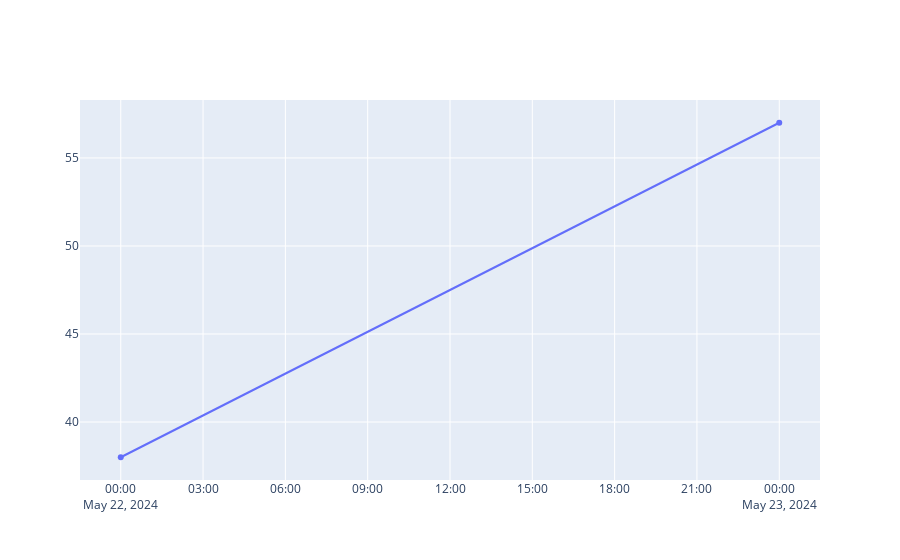
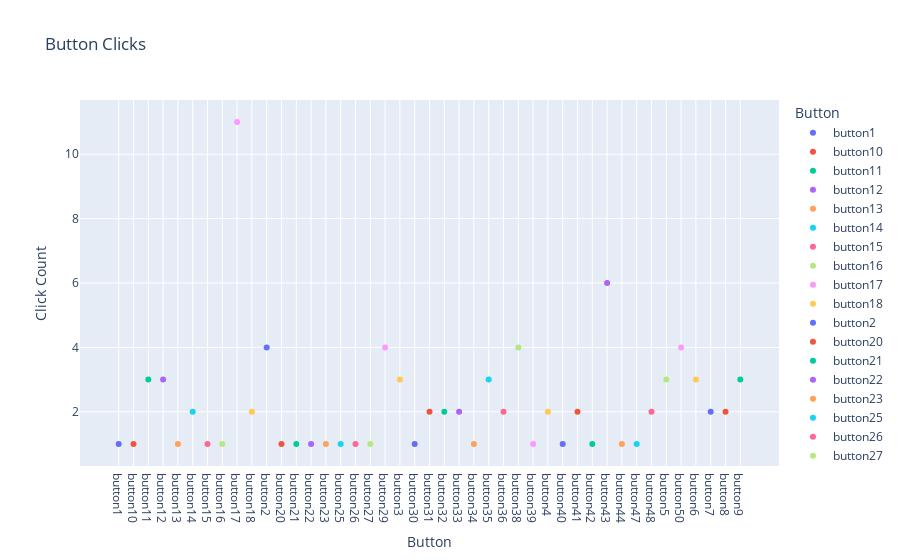

The code cell stored with these charts, in order, in its notebook:
### Code cell
import json
import pandas as pd
import seaborn as sns
import matplotlib.pyplot as plt
import plotly.express as px
import plotly.graph_objects as go

with open(r"C:\Users\jugal\OneDrive\Desktop\Click_Trackers\click_data.json", 'r') as f:
    click_data = [json.loads(line) for line in f]

df = pd.DataFrame(click_data)

df['timestamp'] = pd.to_datetime(df['timestamp'])

df['date'] = df['timestamp'].dt.date

daily_clicks = df.groupby('date').size().reset_index(name='click_count')

fig1 = go.Figure()
fig1.add_trace(go.Scatter(x=daily_clicks['date'], y=daily_clicks['click_count'], mode='lines+markers', name='Click Count'))

fig1.show()

button_clicks = df.groupby('elementId').size().reset_index(name='click_count')

fig2 = px.scatter(button_clicks, x='elementId', y='click_count', color='elementId', 
                  color_discrete_sequence=px.colors.qualitative.Plotly, title='Button Clicks',
                  labels={'elementId': 'Button', 'click_count': 'Click Count'})

fig2.show()

if 'elementId' in df.columns:
    df['button_num'] = df['elementId'].str.extract('(\d+)').astype(int)
    
    heatmap_data = df['button_num'].value_counts().sort_index().reindex(range(1, 51), fill_value=0)
    heatmap_data = heatmap_data.values.reshape(5, 10)

    plt.figure(figsize=(14, 7))  
    sns.heatmap(heatmap_data, annot=False, fmt='d', cmap='viridis', cbar=False)
    
    for i in range(5):
        for j in range(10):
            button_number = i * 10 + j + 1
            click_count = heatmap_data[i, j]
            plt.text(j + 0.5, i + 0.2, str(click_count),
                     ha='center', va='center', color='white', fontsize=10)
            plt.text(j + 0.5, i + 0.8, str(button_number),
                     ha='center', va='center', color='white', fontsize=10)
    
    plt.title('Heatmap of Button Clicks')
    plt.xlabel('Column')
    plt.ylabel('Row')
    plt.show()
else:
    print("Position data not available for heatmap.")

### Figure 1 — Plotly figure (JSON) as saved in the notebook; plotly's stock layout.template omitted (floating-point values rounded to 4 significant figures)
{"data": [{"mode": "lines+markers", "name": "Click Count", "type": "scatter", "x": ["2024-05-22", "2024-05-23"], "y": [38, 57]}], "layout": {"autosize": true, "xaxis": {"autorange": true, "range": ["2024-05-21 22:32:52.0399", "2024-05-23 01:27:07.9601"], "type": "date"}, "yaxis": {"autorange": true, "range": [36.43, 58.57], "type": "linear"}}}

### Figure 2 — Plotly figure (JSON) as saved in the notebook; plotly's stock layout.template omitted (floating-point values rounded to 4 significant figures)
{"data": [{"hovertemplate": "Button=%{x}<br>Click Count=%{y}<extra></extra>", "legendgroup": "button1", "marker": {"color": "#636EFA", "symbol": "circle"}, "mode": "markers", "name": "button1", "orientation": "v", "showlegend": true, "type": "scatter", "x": ["button1"], "xaxis": "x", "y": [1], "yaxis": "y"}, {"hovertemplate": "Button=%{x}<br>Click Count=%{y}<extra></extra>", "legendgroup": "button10", "marker": {"color": "#EF553B", "symbol": "circle"}, "mode": "markers", "name": "button10", "orientation": "v", "showlegend": true, "type": "scatter", "x": ["button10"], "xaxis": "x", "y": [1], "yaxis": "y"}, {"hovertemplate": "Button=%{x}<br>Click Count=%{y}<extra></extra>", "legendgroup": "button11", "marker": {"color": "#00CC96", "symbol": "circle"}, "mode": "markers", "name": "button11", "orientation": "v", "showlegend": true, "type": "scatter", "x": ["button11"], "xaxis": "x", "y": [3], "yaxis": "y"}, {"hovertemplate": "Button=%{x}<br>Click Count=%{y}<extra></extra>", "legendgroup": "button12", "marker": {"color": "#AB63FA", "symbol": "circle"}, "mode": "markers", "name": "button12", "orientation": "v", "showlegend": true, "type": "scatter", "x": ["button12"], "xaxis": "x", "y": [3], "yaxis": "y"}, {"hovertemplate": "Button=%{x}<br>Click Count=%{y}<extra></extra>", "legendgroup": "button13", "marker": {"color": "#FFA15A", "symbol": "circle"}, "mode": "markers", "name": "button13", "orientation": "v", "showlegend": true, "type": "scatter", "x": ["button13"], "xaxis": "x", "y": [1], "yaxis": "y"}, {"hovertemplate": "Button=%{x}<br>Click Count=%{y}<extra></extra>", "legendgroup": "button14", "marker": {"color": "#19D3F3", "symbol": "circle"}, "mode": "markers", "name": "button14", "orientation": "v", "showlegend": true, "type": "scatter", "x": ["button14"], "xaxis": "x", "y": [2], "yaxis": "y"}, {"hovertemplate": "Button=%{x}<br>Click Count=%{y}<extra></extra>", "legendgroup": "button15", "marker": {"color": "#FF6692", "symbol": "circle"}, "mode": "markers", "name": "button15", "orientation": "v", "showlegend": true, "type": "scatter", "x": ["button15"], "xaxis": "x", "y": [1], "yaxis": "y"}, {"hovertemplate": "Button=%{x}<br>Click Count=%{y}<extra></extra>", "legendgroup": "button16", "marker": {"color": "#B6E880", "symbol": "circle"}, "mode": "markers", "name": "button16", "orientation": "v", "showlegend": true, "type": "scatter", "x": ["button16"], "xaxis": "x", "y": [1], "yaxis": "y"}, {"hovertemplate": "Button=%{x}<br>Click Count=%{y}<extra></extra>", "legendgroup": "button17", "marker": {"color": "#FF97FF", "symbol": "circle"}, "mode": "markers", "name": "button17", "orientation": "v", "showlegend": true, "type": "scatter", "x": ["button17"], "xaxis": "x", "y": [11], "yaxis": "y"}, {"hovertemplate": "Button=%{x}<br>Click Count=%{y}<extra></extra>", "legendgroup": "button18", "marker": {"color": "#FECB52", "symbol": "circle"}, "mode": "markers", "name": "button18", "orientation": "v", "showlegend": true, "type": "scatter", "x": ["button18"], "xaxis": "x", "y": [2], "yaxis": "y"}, {"hovertemplate": "Button=%{x}<br>Click Count=%{y}<extra></extra>", "legendgroup": "button2", "marker": {"color": "#636EFA", "symbol": "circle"}, "mode": "markers", "name": "button2", "orientation": "v", "showlegend": true, "type": "scatter", "x": ["button2"], "xaxis": "x", "y": [4], "yaxis": "y"}, {"hovertemplate": "Button=%{x}<br>Click Count=%{y}<extra></extra>", "legendgroup": "button20", "marker": {"color": "#EF553B", "symbol": "circle"}, "mode": "markers", "name": "button20", "orientation": "v", "showlegend": true, "type": "scatter", "x": ["button20"], "xaxis": "x", "y": [1], "yaxis": "y"}, {"hovertemplate": "Button=%{x}<br>Click Count=%{y}<extra></extra>", "legendgroup": "button21", "marker": {"color": "#00CC96", "symbol": "circle"}, "mode": "markers", "name": "button21", "orientation": "v", "showlegend": true, "type": "scatter", "x": ["button21"], "xaxis": "x", "y": [1], "yaxis": "y"}, {"hovertemplate": "Button=%{x}<br>Click Count=%{y}<extra></extra>", "legendgroup": "button22", "marker": {"color": "#AB63FA", "symbol": "circle"}, "mode": "markers", "name": "button22", "orientation": "v", "showlegend": true, "type": "scatter", "x": ["button22"], "xaxis": "x", "y": [1], "yaxis": "y"}, {"hovertemplate": "Button=%{x}<br>Click Count=%{y}<extra></extra>", "legendgroup": "button23", "marker": {"color": "#FFA15A", "symbol": "circle"}, "mode": "markers", "name": "button23", "orientation": "v", "showlegend": true, "type": "scatter", "x": ["button23"], "xaxis": "x", "y": [1], "yaxis": "y"}, {"hovertemplate": "Button=%{x}<br>Click Count=%{y}<extra></extra>", "legendgroup": "button25", "marker": {"color": "#19D3F3", "symbol": "circle"}, "mode": "markers", "name": "button25", "orientation": "v", "showlegend": true, "type": "scatter", "x": ["button25"], "xaxis": "x", "y": [1], "yaxis": "y"}, {"hovertemplate": "Button=%{x}<br>Click Count=%{y}<extra></extra>", "legendgroup": "button26", "marker": {"color": "#FF6692", "symbol": "circle"}, "mode": "markers", "name": "button26", "orientation": "v", "showlegend": true, "type": "scatter", "x": ["button26"], "xaxis": "x", "y": [1], "yaxis": "y"}, {"hovertemplate": "Button=%{x}<br>Click Count=%{y}<extra></extra>", "legendgroup": "button27", "marker": {"color": "#B6E880", "symbol": "circle"}, "mode": "markers", "name": "button27", "orientation": "v", "showlegend": true, "type": "scatter", "x": ["button27"], "xaxis": "x", "y": [1], "yaxis": "y"}, {"hovertemplate": "Button=%{x}<br>Click Count=%{y}<extra></extra>", "legendgroup": "button29", "marker": {"color": "#FF97FF", "symbol": "circle"}, "mode": "markers", "name": "button29", "orientation": "v", "showlegend": true, "type": "scatter", "x": ["button29"], "xaxis": "x", "y": [4], "yaxis": "y"}, {"hovertemplate": "Button=%{x}<br>Click Count=%{y}<extra></extra>", "legendgroup": "button3", "marker": {"color": "#FECB52", "symbol": "circle"}, "mode": "markers", "name": "button3", "orientation": "v", "showlegend": true, "type": "scatter", "x": ["button3"], "xaxis": "x", "y": [3], "yaxis": "y"}, {"hovertemplate": "Button=%{x}<br>Click Count=%{y}<extra></extra>", "legendgroup": "button30", "marker": {"color": "#636EFA", "symbol": "circle"}, "mode": "markers", "name": "button30", "orientation": "v", "showlegend": true, "type": "scatter", "x": ["button30"], "xaxis": "x", "y": [1], "yaxis": "y"}, {"hovertemplate": "Button=%{x}<br>Click Count=%{y}<extra></extra>", "legendgroup": "button31", "marker": {"color": "#EF553B", "symbol": "circle"}, "mode": "markers", "name": "button31", "orientation": "v", "showlegend": true, "type": "scatter", "x": ["button31"], "xaxis": "x", "y": [2], "yaxis": "y"}, {"hovertemplate": "Button=%{x}<br>Click Count=%{y}<extra></extra>", "legendgroup": "button32", "marker": {"color": "#00CC96", "symbol": "circle"}, "mode": "markers", "name": "button32", "orientation": "v", "showlegend": true, "type": "scatter", "x": ["button32"], "xaxis": "x", "y": [2], "yaxis": "y"}, {"hovertemplate": "Button=%{x}<br>Click Count=%{y}<extra></extra>", "legendgroup": "button33", "marker": {"color": "#AB63FA", "symbol": "circle"}, "mode": "markers", "name": "button33", "orientation": "v", "showlegend": true, "type": "scatter", "x": ["button33"], "xaxis": "x", "y": [2], "yaxis": "y"}, {"hovertemplate": "Button=%{x}<br>Click Count=%{y}<extra></extra>", "legendgroup": "button34", "marker": {"color": "#FFA15A", "symbol": "circle"}, "mode": "markers", "name": "button34", "orientation": "v", "showlegend": true, "type": "scatter", "x": ["button34"], "xaxis": "x", "y": [1], "yaxis": "y"}, {"hovertemplate": "Button=%{x}<br>Click Count=%{y}<extra></extra>", "legendgroup": "button35", "marker": {"color": "#19D3F3", "symbol": "circle"}, "mode": "markers", "name": "button35", "orientation": "v", "showlegend": true, "type": "scatter", "x": ["button35"], "xaxis": "x", "y": [3], "yaxis": "y"}, {"hovertemplate": "Button=%{x}<br>Click Count=%{y}<extra></extra>", "legendgroup": "button36", "marker": {"color": "#FF6692", "symbol": "circle"}, "mode": "markers", "name": "button36", "orientation": "v", "showlegend": true, "type": "scatter", "x": ["button36"], "xaxis": "x", "y": [2], "yaxis": "y"}, {"hovertemplate": "Button=%{x}<br>Click Count=%{y}<extra></extra>", "legendgroup": "button38", "marker": {"color": "#B6E880", "symbol": "circle"}, "mode": "markers", "name": "button38", "orientation": "v", "showlegend": true, "type": "scatter", "x": ["button38"], "xaxis": "x", "y": [4], "yaxis": "y"}, {"hovertemplate": "Button=%{x}<br>Click Count=%{y}<extra></extra>", "legendgroup": "button39", "marker": {"color": "#FF97FF", "symbol": "circle"}, "mode": "markers", "name": "button39", "orientation": "v", "showlegend": true, "type": "scatter", "x": ["button39"], "xaxis": "x", "y": [1], "yaxis": "y"}, {"hovertemplate": "Button=%{x}<br>Click Count=%{y}<extra></extra>", "legendgroup": "button4", "marker": {"color": "#FECB52", "symbol": "circle"}, "mode": "markers", "name": "button4", "orientation": "v", "showlegend": true, "type": "scatter", "x": ["button4"], "xaxis": "x", "y": [2], "yaxis": "y"}, {"hovertemplate": "Button=%{x}<br>Click Count=%{y}<extra></extra>", "legendgroup": "button40", "marker": {"color": "#636EFA", "symbol": "circle"}, "mode": "markers", "name": "button40", "orientation": "v", "showlegend": true, "type": "scatter", "x": ["button40"], "xaxis": "x", "y": [1], "yaxis": "y"}, {"hovertemplate": "Button=%{x}<br>Click Count=%{y}<extra></extra>", "legendgroup": "button41", "marker": {"color": "#EF553B", "symbol": "circle"}, "mode": "markers", "name": "button41", "orientation": "v", "showlegend": true, "type": "scatter", "x": ["button41"], "xaxis": "x", "y": [2], "yaxis": "y"}, {"hovertemplate": "Button=%{x}<br>Click Count=%{y}<extra></extra>", "legendgroup": "button42", "marker": {"color": "#00CC96", "symbol": "circle"}, "mode": "markers", "name": "button42", "orientation": "v", "showlegend": true, "type": "scatter", "x": ["button42"], "xaxis": "x", "y": [1], "yaxis": "y"}, {"hovertemplate": "Button=%{x}<br>Click Count=%{y}<extra></extra>", "legendgroup": "button43", "marker": {"color": "#AB63FA", "symbol": "circle"}, "mode": "markers", "name": "button43", "orientation": "v", "showlegend": true, "type": "scatter", "x": ["button43"], "xaxis": "x", "y": [6], "yaxis": "y"}, {"hovertemplate": "Button=%{x}<br>Click Count=%{y}<extra></extra>", "legendgroup": "button44", "marker": {"color": "#FFA15A", "symbol": "circle"}, "mode": "markers", "name": "button44", "orientation": "v", "showlegend": true, "type": "scatter", "x": ["button44"], "xaxis": "x", "y": [1], "yaxis": "y"}, {"hovertemplate": "Button=%{x}<br>Click Count=%{y}<extra></extra>", "legendgroup": "button47", "marker": {"color": "#19D3F3", "symbol": "circle"}, "mode": "markers", "name": "button47", "orientation": "v", "showlegend": true, "type": "scatter", "x": ["button47"], "xaxis": "x", "y": [1], "yaxis": "y"}, {"hovertemplate": "Button=%{x}<br>Click Count=%{y}<extra></extra>", "legendgroup": "button48", "marker": {"color": "#FF6692", "symbol": "circle"}, "mode": "markers", "name": "button48", "orientation": "v", "showlegend": true, "type": "scatter", "x": ["button48"], "xaxis": "x", "y": [2], "yaxis": "y"}, {"hovertemplate": "Button=%{x}<br>Click Count=%{y}<extra></extra>", "legendgroup": "button5", "marker": {"color": "#B6E880", "symbol": "circle"}, "mode": "markers", "name": "button5", "orientation": "v", "showlegend": true, "type": "scatter", "x": ["button5"], "xaxis": "x", "y": [3], "yaxis": "y"}, {"hovertemplate": "Button=%{x}<br>Click Count=%{y}<extra></extra>", "legendgroup": "button50", "marker": {"color": "#FF97FF", "symbol": "circle"}, "mode": "markers", "name": "button50", "orientation": "v", "showlegend": true, "type": "scatter", "x": ["button50"], "xaxis": "x", "y": [4], "yaxis": "y"}, {"hovertemplate": "Button=%{x}<br>Click Count=%{y}<extra></extra>", "legendgroup": "button6", "marker": {"color": "#FECB52", "symbol": "circle"}, "mode": "markers", "name": "button6", "orientation": "v", "showlegend": true, "type": "scatter", "x": ["button6"], "xaxis": "x", "y": [3], "yaxis": "y"}, {"hovertemplate": "Button=%{x}<br>Click Count=%{y}<extra></extra>", "legendgroup": "button7", "marker": {"color": "#636EFA", "symbol": "circle"}, "mode": "markers", "name": "button7", "orientation": "v", "showlegend": true, "type": "scatter", "x": ["button7"], "xaxis": "x", "y": [2], "yaxis": "y"}, {"hovertemplate": "Button=%{x}<br>Click Count=%{y}<extra></extra>", "legendgroup": "button8", "marker": {"color": "#EF553B", "symbol": "circle"}, "mode": "markers", "name": "button8", "orientation": "v", "showlegend": true, "type": "scatter", "x": ["button8"], "xaxis": "x", "y": [2], "yaxis": "y"}, {"hovertemplate": "Button=%{x}<br>Click Count=%{y}<extra></extra>", "legendgroup": "button9", "marker": {"color": "#00CC96", "symbol": "circle"}, "mode": "markers", "name": "button9", "orientation": "v", "showlegend": true, "type": "scatter", "x": ["button9"], "xaxis": "x", "y": [3], "yaxis": "y"}], "layout": {"autosize": true, "legend": {"title": {"text": "Button"}, "tracegroupgap": 0}, "title": {"text": "Button Clicks"}, "xaxis": {"anchor": "y", "autorange": true, "categoryarray": ["button1", "button10", "button11", "button12", "button13", "button14", "button15", "button16", "button17", "button18", "button2", "button20", "button21", "button22", "button23", "button25", "button26", "button27", "button29", "button3", "button30", "button31", "button32", "button33", "button34", "button35", "button36", "button38", "button39", "button4", "button40", "button41", "button42", "button43", "button44", "button47", "button48", "button5", "button50", "button6", "button7", "button8", "button9"], "categoryorder": "array", "domain": [0, 1], "range": [-2.553, 44.55], "title": {"text": "Button"}, "type": "category"}, "yaxis": {"anchor": "x", "autorange": true, "domain": [0, 1], "range": [0.1412, 11.86], "title": {"text": "Click Count"}, "type": "linear"}}}
